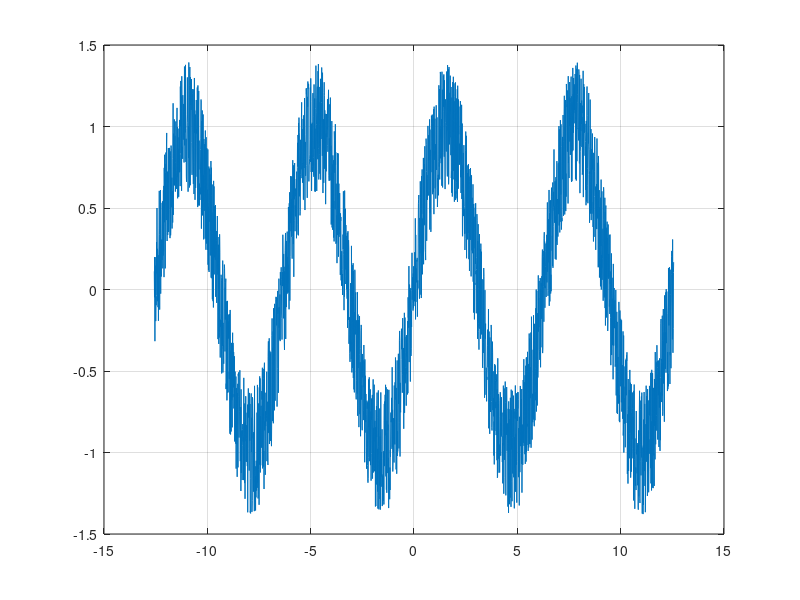

Source code (MATLAB):

rng(38);
x = -4*pi:0.01:4*pi;
y=sin(x);
x=x';
y=y';
r=0.8*(rand(size(x))-0.5);
y=y+r;
z=[x y];
plot(x,y), grid on

rng(40);
x1 = -4*pi:0.01:4*pi;
y1 = sin(x1);
x1 = x1';
y1 = y1';
y1 = y1 + r;
z1 = [x1 y1];
